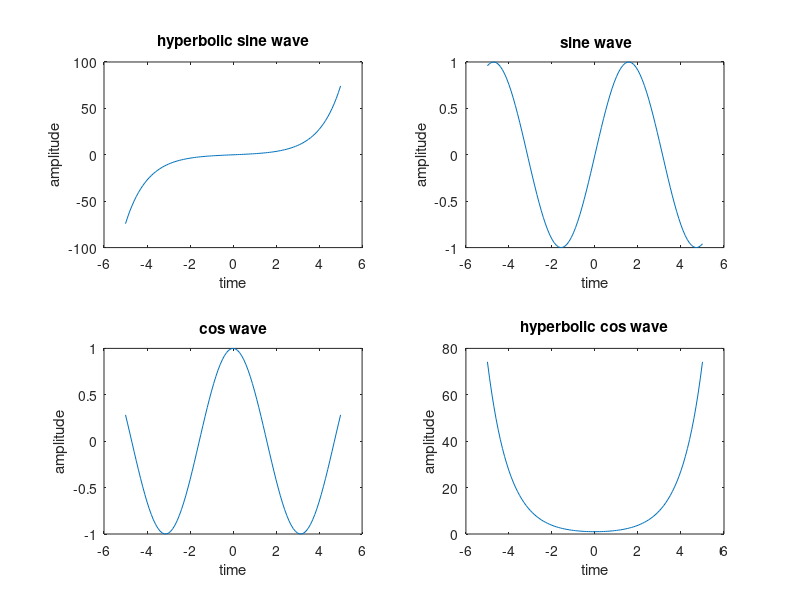

Source code (MATLAB):
clc
clear all
close all
x = -5:0.1:5;
y3 = sinh(x);
subplot(2,2,1);
plot(x,y3);
title('hyperbolic sine wave')
xlabel('time')
ylabel('amplitude')
y = sin(x);
subplot(2,2,2);
plot(x,y);
title(' sine wave')
xlabel('time')
ylabel('amplitude')
y1 = cos(x);
subplot(2,2,3);
plot(x,y1);
title('cos wave')
xlabel('time')
ylabel('amplitude')
y2 = cosh(x);
subplot(2,2,4);
plot(x,y2);
title('hyperbolic cos wave')
xlabel('time')
ylabel('amplitude')
